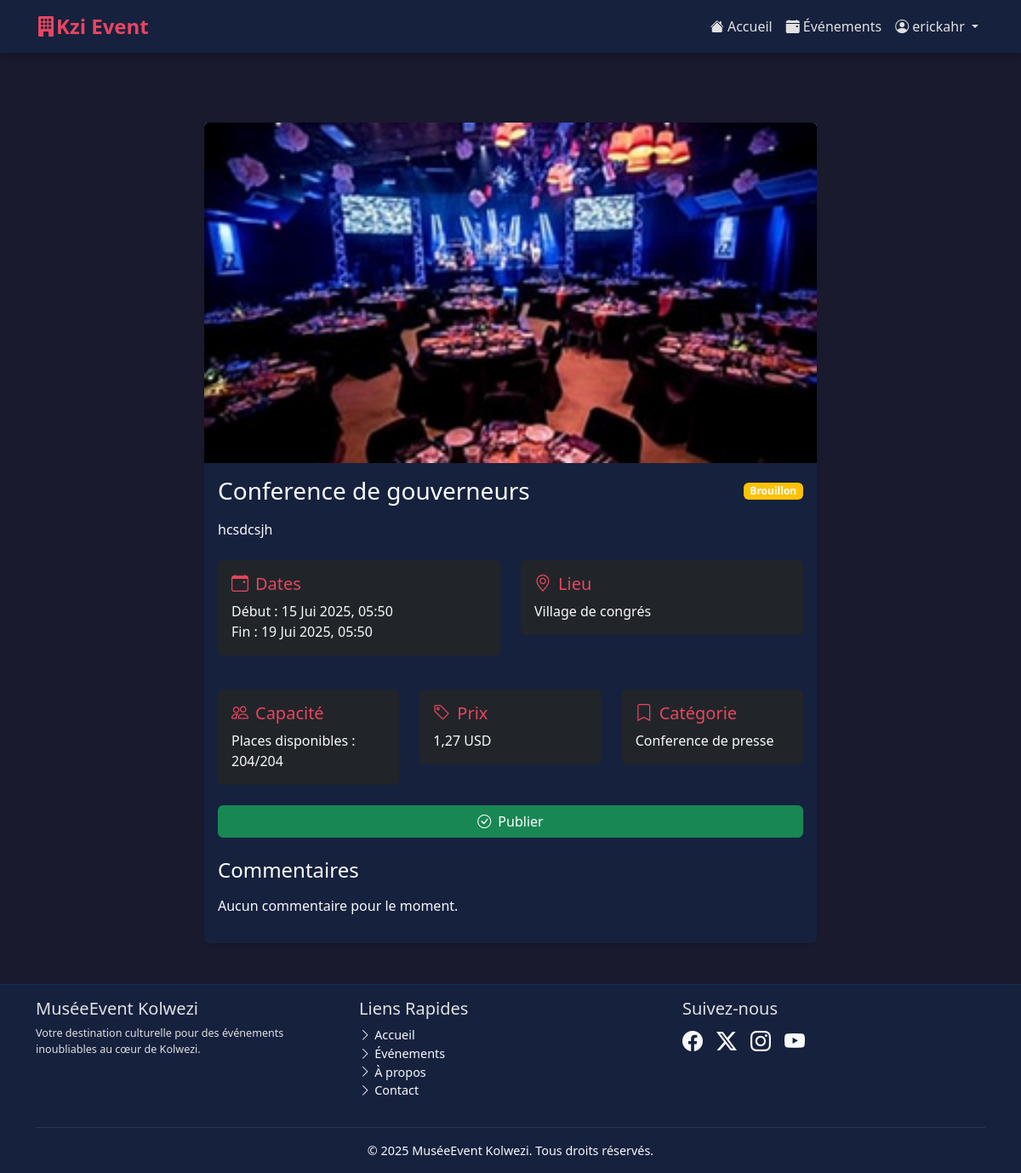
/evenements/5/ (signed in), run on the app's committed database.
### GestionEvenement/models.py (models this page shows, shortened)
class Evenement(models.Model):
    STATUT_CHOICES = [
        ('BROUILLON', 'Brouillon'),
        ('PUBLIE', 'Publié'),
        ('ANNULE', 'Annulé'),
        ('TERMINE', 'Terminé'),
    ]
    nom = models.CharField(max_length=200)
    description = models.TextField()
    date_debut = models.DateTimeField()
    date_fin = models.DateTimeField()
    lieu = models.CharField(max_length=255)
    capacite = models.PositiveIntegerField()
    prix = models.DecimalField(max_digits=10, decimal_places=2, default=0.00)
    statut = models.CharField(max_length=20, choices=STATUT_CHOICES, default='BROUILLON')
    image = models.ImageField(upload_to='evenements/', null=True, blank=True)
    categorie = models.ForeignKey(CategorieEvenement, on_delete=models.SET_NULL, null=True, blank=True, related_name='evenements_cat')
    calendrier = models.ForeignKey(Calendrier, on_delete=models.SET_NULL, null=True, blank=True, related_name='evenements_cal')
    responsable_programmation = models.ForeignKey(ChargeDeProgrammation, on_delete=models.SET_NULL, null=True, blank=True, related_name='evenements_programmes')
    responsable_communication = models.ForeignKey(ChargeDeCommunication, on_delete=models.SET_NULL, null=True, blank=True, related_name='evenements_communiques')
    def get_places_disponibles(self):
        reservations_valides = self.reservations_evt.filter(statut_reservation__in=['CONFIRMEE', 'PAYEE_CASH_ATTENTE_VALIDATION']).aggregate(total_places=models.Sum('nombre_places'))['total_places'] or 0
        return self.capacite - reservations_valides

class CategorieEvenement(models.Model):
    nom_categorie = models.CharField(max_length=100, unique=True)
    description = models.TextField(blank=True)

### GestionEvenement/views.py (the view)
# urls.py: path('evenements/<int:pk>/', views.evenement_detail_view, name='evenement_detail'),
@login_required
def evenement_detail_view(request, pk):
    evenement = get_object_or_404(Evenement, pk=pk)
    commentaires = evenement.commentaires_evt.all().order_by('-date_commentaire')
    places_disponibles = evenement.get_places_disponibles()
    a_reserve = False
    if hasattr(request.user, 'abonne_profile_new'):
        a_reserve = Reservation.objects.filter(
            evenement=evenement,
            abonne=request.user.abonne_profile_new
        ).exists()
    est_abonne = hasattr(request.user, 'abonne_profile_new')
    est_charge_programmation = hasattr(request.user, 'chargedeprogrammation')
    est_charge_communication = hasattr(request.user, 'chargedecommunication')
    context = {
        'evenement': evenement,
        'commentaires': commentaires,
        'places_disponibles': places_disponibles,
        'a_reserve': a_reserve,
        'est_abonne': est_abonne,
        'est_charge_programmation': est_charge_programmation,
        'est_charge_communication': est_charge_communication,
        'peut_modifier': est_charge_programmation and evenement.responsable_programmation == request.user.chargedeprogrammation,
        'peut_publier': est_charge_communication and evenement.statut == 'BROUILLON'
    }
    return render(request, 'GestionEvenement/evenements/detail_evenement.html', context)

### GestionEvenement/templates/GestionEvenement/evenements/detail_evenement.html (shortened to what this page needs)
{% extends "GestionEvenement/base.html" %}
{% load static %}
{% block content %}
<div class="container py-5">
    <div class="row">
        <div class="col-lg-8 mx-auto">
            <div class="card shadow-sm" style="background-color: var(--secondary-dark); border: none;">
                {% if evenement.image %}
                <img src="{{ evenement.image.url }}" class="card-img-top" alt="{{ evenement.nom }}" style="height: 400px; object-fit: cover;">
                {% endif %}
                <div class="card-body">
                    <div class="d-flex justify-content-between align-items-center mb-3">
                        <h1 class="h3 text-white mb-0">{{ evenement.nom }}</h1>
                        <span class="badge {% if evenement.statut == 'PUBLIE' %}bg-success{% elif evenement.statut == 'BROUILLON' %}bg-warning{% elif evenement.statut == 'ANNULE' %}bg-danger{% else %}bg-secondary{% endif %}">
                            {{ evenement.get_statut_display }}
                        </span>
                    </div>
                    <div class="mb-4">
                        <p class="text-light">{{ evenement.description }}</p>
                    </div>
                    <div class="row mb-4">
                        <div class="col-md-6">
                            <div class="card bg-dark text-light mb-3">
                                <div class="card-body">
                                    <h5 class="card-title"><i class="bi bi-calendar-event me-2"></i>Dates</h5>
                                    <p class="card-text">
                                        Début : {{ evenement.date_debut|date:"d M Y, H:i" }}<br>
                                        Fin : {{ evenement.date_fin|date:"d M Y, H:i" }}
                                    </p>
                                </div>
                            </div>
                        </div>
                        <div class="col-md-6">
                            <div class="card bg-dark text-light mb-3">
                                <div class="card-body">
                                    <h5 class="card-title"><i class="bi bi-geo-alt me-2"></i>Lieu</h5>
                                    <p class="card-text">{{ evenement.lieu }}</p>
                                </div>
                            </div>
                        </div>
                    </div>
                    <div class="row mb-4">
                        <div class="col-md-4">
                            <div class="card bg-dark text-light">
                                <div class="card-body">
                                    <h5 class="card-title"><i class="bi bi-people me-2"></i>Capacité</h5>
                                    <p class="card-text">
                                        Places disponibles : {{ places_disponibles }}/{{ evenement.capacite }}
                                    </p>
                                </div>
                            </div>
                        </div>
                        <div class="col-md-4">
                            <div class="card bg-dark text-light">
                                <div class="card-body">
                                    <h5 class="card-title"><i class="bi bi-tag me-2"></i>Prix</h5>
                                    <p class="card-text">{{ evenement.prix }} USD</p>
                                </div>
                            </div>
                        </div>
                        <div class="col-md-4">
                            <div class="card bg-dark text-light">
                                <div class="card-body">
                                    <h5 class="card-title"><i class="bi bi-bookmark me-2"></i>Catégorie</h5>
                                    <p class="card-text">{{ evenement.categorie.nom_categorie|default:"Non catégorisé" }}</p>
                                </div>
                            </div>
                        </div>
                    </div>
                    {% if est_charge_communication and peut_publier %}
                    <div class="d-grid gap-2 mt-3">
                        <a href="{% url 'GestionEvenement:publier_evenement' evenement.pk %}" class="btn btn-success">
                            <i class="bi bi-check-circle me-2"></i>Publier
                        </a>
                    </div>
                    {% endif %}
                    <div class="mt-4">
                        <h4 class="text-white mb-3">Commentaires</h4>
                        {% if commentaires %}
                            {% for commentaire in commentaires %}
                                <div class="card bg-dark text-light mb-3">
                                    <div class="card-body">
                                        <div class="d-flex justify-content-between align-items-center mb-2">
                                            <h6 class="card-subtitle mb-2 text-muted">
                                                {{ commentaire.abonne.user.get_full_name|default:commentaire.abonne.user.username }}
                                            </h6>
                                            <small class="text-muted">{{ commentaire.date_commentaire|date:"d M Y, H:i" }}</small>
                                        </div>
                                        <p class="card-text">{{ commentaire.texte }}</p>
                                        {% if commentaire.note %}
                                            <div class="text-warning">
                                                {% for i in "12345"|make_list %}
                                                    {% if forloop.counter <= commentaire.note %}
                                                        <i class="bi bi-star-fill"></i>
                                                    {% else %}
                                                        <i class="bi bi-star"></i>
                                                    {% endif %}
                                                {% endfor %}
                                            </div>
                                        {% endif %}
                                    </div>
                                </div>
                            {% endfor %}
                        {% else %}
                            <p class="text-light">Aucun commentaire pour le moment.</p>
                        {% endif %}
                    </div>
                </div>
            </div>
        </div>
    </div>
</div>
{% endblock %}

### GestionEvenement/templates/GestionEvenement/base.html (shortened to what this page needs)
{% load static %}
<!DOCTYPE html>
<html lang="fr">
<head>
    <link href="https://cdn.jsdelivr.net/npm/bootstrap@5.3.3/dist/css/bootstrap.min.css" rel="stylesheet">
    <link rel="stylesheet" href="https://cdn.jsdelivr.net/npm/bootstrap-icons@1.11.3/font/bootstrap-icons.min.css">
    <link rel="stylesheet" href="https://cdnjs.cloudflare.com/ajax/libs/OwlCarousel2/2.3.4/assets/owl.carousel.min.css">
    <link rel="stylesheet" href="https://cdnjs.cloudflare.com/ajax/libs/OwlCarousel2/2.3.4/assets/owl.theme.default.min.css">
    {% load static %}
    <link rel="stylesheet" href="{% static "GestionEvenement/css/custom.css" %}">
</head>
<body class="d-flex flex-column min-vh-100">
    <header>
        <nav class="navbar navbar-expand-lg navbar-dark fixed-top shadow-sm">
            <div class="container">
                <a class="navbar-brand fw-bold" href="{% url 'GestionEvenement:accueil' %}">
                    <i class="bi bi-building-fill"></i>Kzi Event
                </a>
                <div class="collapse navbar-collapse" id="navbarNav">
                    <ul class="navbar-nav ms-auto mb-2 mb-lg-0">
                        <li class="nav-item">
                            <a class="nav-link {% if request.resolver_match.url_name == 'accueil' %}active{% endif %}" aria-current="page" href="{% url 'GestionEvenement:accueil' %}">
                                <i class="bi bi-house-fill"></i> Accueil
                            </a>
                        </li>
                        <li class="nav-item">
                            <a class="nav-link" href="{% url 'GestionEvenement:liste_evenements' %}">
                                <i class="bi bi-calendar-event-fill"></i> Événements
                            </a>
                        </li>
                        {% if user.is_authenticated %}
                            <li class="nav-item dropdown">
                                <a class="nav-link dropdown-toggle" href="#" id="navbarDropdownUser" role="button" data-bs-toggle="dropdown" aria-expanded="false">
                                    <i class="bi bi-person-circle"></i> {{ user.username }}
                                </a>
                            </li>
                        {% endif %}
                    </ul>
                </div>
            </div>
        </nav>
    </header>
    <main class="flex-shrink-0 pt-5 mt-5">
        <div class="container">
            {% block content %}
            {% endblock %}
        </div>
    </main>
    <footer class="footer mt-auto py-3 border-top">
        <div class="container">
            <div class="row">
                <div class="col-md-4 mb-3 mb-md-0">
                    <h5 class="text-accent">MuséeEvent Kolwezi</h5>
                    <p class="small">Votre destination culturelle pour des événements inoubliables au cœur de Kolwezi.</p>
                </div>
                <div class="col-md-4 mb-3 mb-md-0">
                    <h5 class="text-accent">Liens Rapides</h5>
                    <ul class="list-unstyled">
                        <li><a href="{% url 'GestionEvenement:accueil' %}" class="text-decoration-none text-light"><i class="bi bi-chevron-right"></i> Accueil</a></li>
                        <li><a href="{% url 'GestionEvenement:liste_evenements' %}" class="text-decoration-none text-light"><i class="bi bi-chevron-right"></i> Événements</a></li>
                        <li><a href="#" class="text-decoration-none text-light"><i class="bi bi-chevron-right"></i> À propos</a></li>
                        <li><a href="#" class="text-decoration-none text-light"><i class="bi bi-chevron-right"></i> Contact</a></li>
                    </ul>
                </div>
                <div class="col-md-4">
                    <h5 class="text-accent">Suivez-nous</h5>
                    <div class="d-flex gap-3 fs-4">
                        <a href="#" class="text-light"><i class="bi bi-facebook"></i></a>
                        <a href="#" class="text-light"><i class="bi bi-twitter-x"></i></a>
                        <a href="#" class="text-light"><i class="bi bi-instagram"></i></a>
                        <a href="#" class="text-light"><i class="bi bi-youtube"></i></a>
                    </div>
                </div>
            </div>
            <hr class="my-3 border-secondary">
            <div class="text-center">
                <span class="text-light">&copy; {% now "Y" %} MuséeEvent Kolwezi. Tous droits réservés.</span>
            </div>
        </div>
    </footer>
</body>
</html>

### GestionEvenement/static/GestionEvenement/css/custom.css (style rules this page uses)
body { font-family: -apple-system, BlinkMacSystemFont, "Segoe UI", Roboto, "Helvetica Neue", Arial, sans-serif; background-color: #f8f9fa; }
.navbar-brand { font-size: 1.5rem; }
.card-title { color: #0056b3; }
.footer { font-size: 0.9rem; }
.badge.bg-warning { background-color: #ffc107 !important; }
.card-img-top { background-color: #e9ecef; display: flex; align-items: center; justify-content: center; color: #6c757d; font-weight: bold; }

### GestionEvenement/templates/GestionEvenement/base.html (style rules this page uses)
:root { --primary-dark: #1a1a2e; --secondary-dark: #16213e; --accent-dark: #0f3460; --text-light: #e1e1e1; --accent-color: #e94560; --accent-hover: #cf3e56; }
body { background-color: var(--primary-dark); color: var(--text-light); font-family: 'Segoe UI', Tahoma, Geneva, Verdana, sans-serif; }
.navbar { background-color: var(--secondary-dark) !important; box-shadow: 0 2px 10px rgba(0, 0, 0, 0.3) !important; }
.navbar-brand { color: var(--accent-color) !important; }
.nav-link { color: var(--text-light) !important; transition: color 0.3s ease; }
.card { background-color: var(--secondary-dark); border: none; transition: transform 0.3s ease, box-shadow 0.3s ease; }
.card-title { color: var(--accent-color); }
.footer { background-color: var(--secondary-dark) !important; border-top: 1px solid var(--accent-dark) !important; }
.btn, .card, .nav-link { transition: all 0.3s ease; }

### data on the page
Evenement: image (picture), nom "Conference de gouverneurs", statut "Brouillon", description "hcsdcsjh", date_debut "15 Jui 2025, 05:50", date_fin "19 Jui 2025, 05:50", lieu "Village de congrés", capacite "204", prix "1,27", categorie.nom_categorie "Conference de presse"

### other printed values
{{ user.username }} "erickahr"
{{ places_disponibles }} "204"
